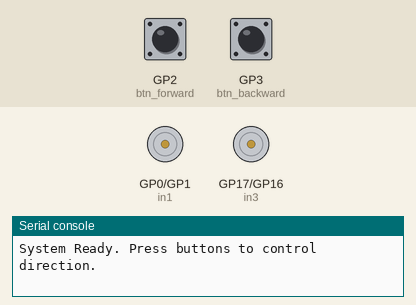
Recording of a program running on a simulated Raspberry Pi Pico running MicroPython. On the bench: motor-driver pin pairs drawn as motors (green arrow = first pin HIGH = forward, orange = second pin HIGH = backward, longer = more drive), the last lines printed to the serial console. Wiring (from the project's diagram.json): green button on GP2, green button on GP3. The test bench sets the inputs (shaded band); at power-on: GP2 (btn_forward) HIGH, GP3 (btn_backward) HIGH.

Above: at 1.2 s.
1.3 s: GP2 (btn_forward) pulled LOW for 0.15 s
At 1.4 s:
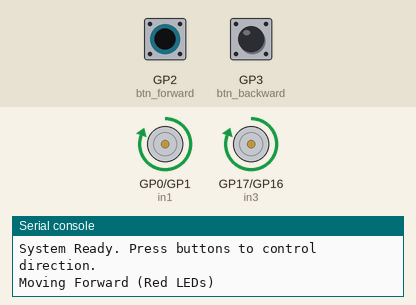
3.0 s: GP3 (btn_backward) pulled LOW for 0.15 s
At 3.1 s:
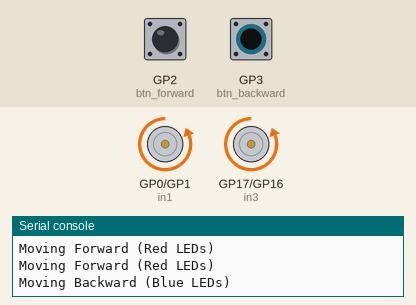
4.7 s: GP3 (btn_backward) pulled LOW for 3.2 s
At 8.6 s:
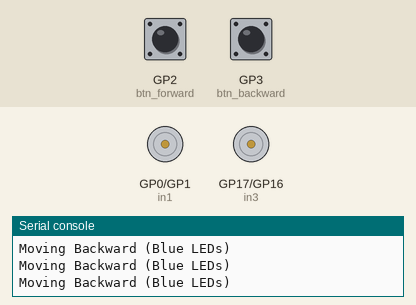
9.4 s: GP2 (btn_forward) pulled LOW for 3.2 s
At 9.8 s:
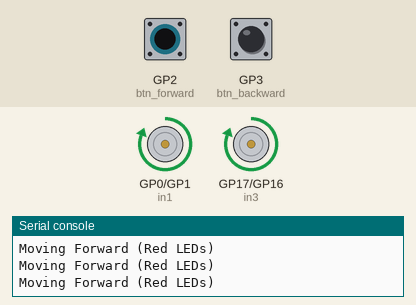
Timing chart, 0 to 14.1 s (numbered marks = the images above; inputs shaded):
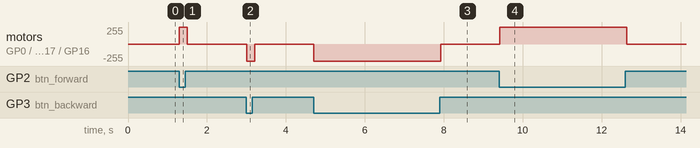

The program:

main.py
```python
from machine import Pin, PWM, ADC
import time

# --- Setup Motor Pins (Direction) ---
# Left Side (Motor A / LED Group 1)
in1 = Pin(0, Pin.OUT)
in2 = Pin(1, Pin.OUT)
# Right Side (Motor B / LED Group 2)
in3 = Pin(17, Pin.OUT)
in4 = Pin(16, Pin.OUT)


# --- Setup Switch Pins (Internal Pull-Up) ---
# When pressed, value is 0. When released, value is 1.
btn_forward = Pin(2, Pin.IN, Pin.PULL_UP)
btn_backward = Pin(3, Pin.IN, Pin.PULL_UP)


def stop_all():
    in1.low()
    in2.low()
    in3.low()
    in4.low()

def move_forward():
    # Polarity: Positive
    in1.high()
    in2.low()
    in3.high()
    in4.low()

def move_backward():
    # Polarity: Negative (Reversed)
    in1.low()
    in2.high()
    in3.low()
    in4.high()

# --- Main Loop ---
print("System Ready. Press buttons to control direction.")

while True:
    # Check if Button 1 (Forward) is pressed (Logic 0)
    if btn_forward.value() == 0:
        move_forward()
        print("Moving Forward (Red LEDs)")

    # Check if Button 2 (Backward) is pressed (Logic 0)
    elif btn_backward.value() == 0:
        move_backward()
        print("Moving Backward (Blue LEDs)")

    # If no button is pressed
    else:
        stop_all()

    time.sleep(0.1) # Short delay to prevent CPU overload
```

Measured:
- after the input at 1.3 s, motor on GP0 (in1) / GP1 (in2), motor on GP17 (in3) / GP16 (in4): stopped → forward 255/255 at once, → stopped 0.20 s later
- after the input at 3.0 s, motor on GP0 (in1) / GP1 (in2), motor on GP17 (in3) / GP16 (in4): stopped → backward 255/255 at once, → stopped 0.20 s later
- after the input at 4.7 s, motor on GP0 (in1) / GP1 (in2), motor on GP17 (in3) / GP16 (in4): stopped → backward 255/255 at once, → stopped 3.2 s later
- after the input at 9.4 s, motor on GP0 (in1) / GP1 (in2), motor on GP17 (in3) / GP16 (in4): stopped → forward 255/255 at once, → stopped 3.2 s later
